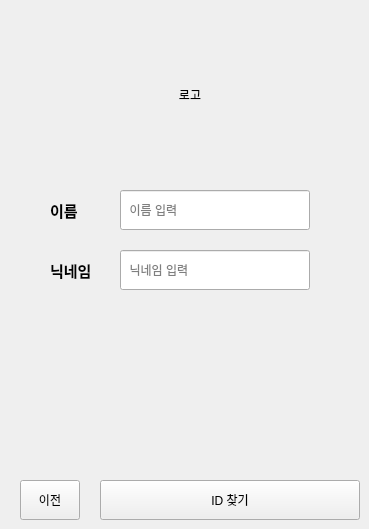
   <widget class="QWidget" name="page_4">
    <widget class="QPushButton" name="Btn_confirmFindID">
     <property name="geometry">
      <rect>
       <x>100</x>
       <y>480</y>
       <width>260</width>
       <height>40</height>
      </rect>
     </property>
     <property name="text">
      <string>ID 찾기</string>
     </property>
    </widget>
    <widget class="QLineEdit" name="NAME_FindIDEdit">
     <property name="geometry">
      <rect>
       <x>120</x>
       <y>190</y>
       <width>190</width>
       <height>40</height>
      </rect>
     </property>
     <property name="placeholderText">
      <string>  이름 입력</string>
     </property>
    </widget>
    <widget class="QPushButton" name="Btn_FindIDBack">
     <property name="geometry">
      <rect>
       <x>20</x>
       <y>480</y>
       <width>60</width>
       <height>40</height>
      </rect>
     </property>
     <property name="text">
      <string>이전</string>
     </property>
    </widget>
    <widget class="QLineEdit" name="NICKNAME_FindIDEdit">
     <property name="geometry">
      <rect>
       <x>120</x>
       <y>250</y>
       <width>190</width>
       <height>40</height>
      </rect>
     </property>
     <property name="placeholderText">
      <string>  닉네임 입력</string>
     </property>
    </widget>
    <widget class="QLabel" name="lb_FindID_NAME">
     <property name="geometry">
      <rect>
       <x>50</x>
       <y>190</y>
       <width>70</width>
       <height>40</height>
      </rect>
     </property>
     <property name="font">
      <font>
       <pointsize>11</pointsize>
       <bold>true</bold>
      </font>
     </property>
     <property name="text">
      <string>이름</string>
     </property>
    </widget>
    <widget class="QLabel" name="lb_FindIDLogo">
     <property name="geometry">
      <rect>
       <x>40</x>
       <y>40</y>
       <width>300</width>
       <height>110</height>
      </rect>
     </property>
     <property name="styleSheet">
      <string notr="true">border-image:url(&quot;/Users/IOT/Desktop/Important/Coupang_Project/Image/Join.png&quot;)</string>
     </property>
     <property name="text">
      <string>로고</string>
     </property>
     <property name="alignment">
      <set>Qt::AlignCenter</set>
     </property>
    </widget>
    <widget class="QLabel" name="lb_FindID_NICKNAME">
     <property name="geometry">
      <rect>
       <x>50</x>
       <y>250</y>
       <width>70</width>
       <height>40</height>
      </rect>
     </property>
     <property name="font">
      <font>
       <pointsize>11</pointsize>
       <bold>true</bold>
      </font>
     </property>
     <property name="text">
      <string>닉네임</string>
     </property>
    </widget>
   </widget>
